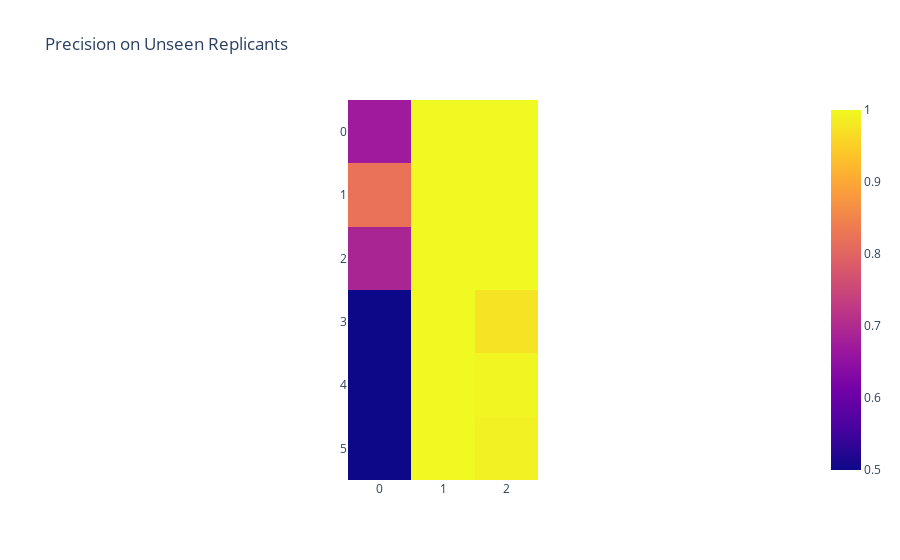

This figure's notebook cell:
### Code cell
px.imshow(val_precs,range_color=[0.5, 1],title='Precision on Unseen Replicants')

### Figure 1 — Plotly figure (JSON) as saved in the notebook; plotly's stock layout.template omitted (floating-point values rounded to 4 significant figures)
{"data": [{"coloraxis": "coloraxis", "hovertemplate": "x: %{x}<br>y: %{y}<br>color: %{z}<extra></extra>", "name": "0", "type": "heatmap", "xaxis": "x", "yaxis": "y", "z": [[0.672, 1, 0.9997], [0.8225, 1, 1], [0.6902, 0.9997, 1], [0.4513, 0.9995, 0.9742], [0.4546, 1, 0.9956], [0.4632, 0.9995, 0.9905]]}], "layout": {"coloraxis": {"cmax": 1, "cmin": 0.5, "colorscale": [[0, "#0d0887"], [0.1111, "#46039f"], [0.2222, "#7201a8"], [0.3333, "#9c179e"], [0.4444, "#bd3786"], [0.5556, "#d8576b"], [0.6667, "#ed7953"], [0.7778, "#fb9f3a"], [0.8889, "#fdca26"], [1, "#f0f921"]]}, "title": {"text": "Precision on Unseen Replicants"}, "xaxis": {"anchor": "y", "constrain": "domain", "domain": [0, 1], "scaleanchor": "y"}, "yaxis": {"anchor": "x", "autorange": "reversed", "constrain": "domain", "domain": [0, 1]}}}
